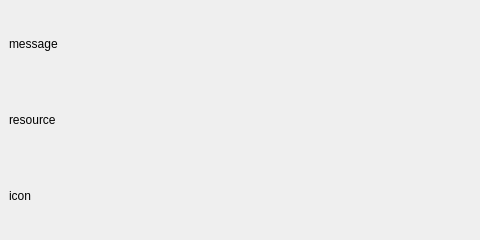
<?xml version="1.0" encoding="UTF-8"?>
<ui version="4.0">
 <class>MainWindow</class>
 <widget class="QMainWindow" name="MainWindow">
  <property name="geometry">
   <rect>
    <x>0</x>
    <y>0</y>
    <width>480</width>
    <height>240</height>
   </rect>
  </property>
  <property name="windowTitle">
   <string>NGKsGraph Real Qt MSVC</string>
  </property>
  <widget class="QWidget" name="centralwidget">
   <layout class="QVBoxLayout" name="verticalLayout">
    <item>
     <widget class="QLabel" name="messageLabel">
      <property name="text">
       <string>message</string>
      </property>
     </widget>
    </item>
    <item>
     <widget class="QLabel" name="resourceLabel">
      <property name="text">
       <string>resource</string>
      </property>
     </widget>
    </item>
    <item>
     <widget class="QLabel" name="iconLabel">
      <property name="text">
       <string>icon</string>
      </property>
     </widget>
    </item>
   </layout>
  </widget>
 </widget>
 <resources/>
 <connections/>
</ui>
